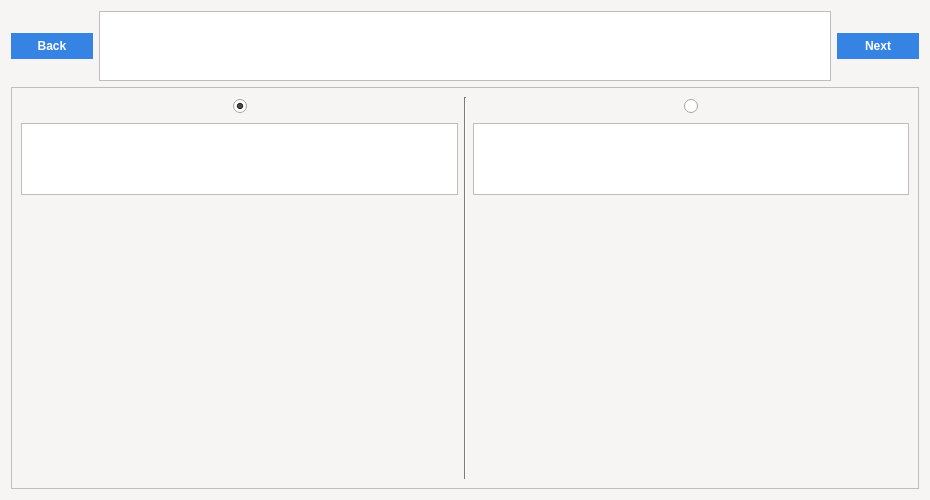
<?xml version="1.0" encoding="UTF-8"?>
<ui version="4.0">
 <class>Determinant</class>
 <widget class="QWidget" name="Determinant">
  <property name="geometry">
   <rect>
    <x>0</x>
    <y>0</y>
    <width>930</width>
    <height>500</height>
   </rect>
  </property>
  <property name="minimumSize">
   <size>
    <width>930</width>
    <height>500</height>
   </size>
  </property>
  <property name="palette">
   <palette>
    <active>
     <colorrole role="WindowText">
      <brush brushstyle="SolidPattern">
       <color alpha="255">
        <red>0</red>
        <green>0</green>
        <blue>0</blue>
       </color>
      </brush>
     </colorrole>
     <colorrole role="Button">
      <brush brushstyle="SolidPattern">
       <color alpha="255">
        <red>246</red>
        <green>245</green>
        <blue>244</blue>
       </color>
      </brush>
     </colorrole>
     <colorrole role="Light">
      <brush brushstyle="SolidPattern">
       <color alpha="255">
        <red>255</red>
        <green>255</green>
        <blue>255</blue>
       </color>
      </brush>
     </colorrole>
     <colorrole role="Midlight">
      <brush brushstyle="SolidPattern">
       <color alpha="255">
        <red>250</red>
        <green>250</green>
        <blue>249</blue>
       </color>
      </brush>
     </colorrole>
     <colorrole role="Dark">
      <brush brushstyle="SolidPattern">
       <color alpha="255">
        <red>123</red>
        <green>122</green>
        <blue>122</blue>
       </color>
      </brush>
     </colorrole>
     <colorrole role="Mid">
      <brush brushstyle="SolidPattern">
       <color alpha="255">
        <red>164</red>
        <green>163</green>
        <blue>163</blue>
       </color>
      </brush>
     </colorrole>
     <colorrole role="Text">
      <brush brushstyle="SolidPattern">
       <color alpha="255">
        <red>0</red>
        <green>0</green>
        <blue>0</blue>
       </color>
      </brush>
     </colorrole>
     <colorrole role="BrightText">
      <brush brushstyle="SolidPattern">
       <color alpha="255">
        <red>255</red>
        <green>255</green>
        <blue>255</blue>
       </color>
      </brush>
     </colorrole>
     <colorrole role="ButtonText">
      <brush brushstyle="SolidPattern">
       <color alpha="255">
        <red>0</red>
        <green>0</green>
        <blue>0</blue>
       </color>
      </brush>
     </colorrole>
     <colorrole role="Base">
      <brush brushstyle="SolidPattern">
       <color alpha="255">
        <red>255</red>
        <green>255</green>
        <blue>255</blue>
       </color>
      </brush>
     </colorrole>
     <colorrole role="Window">
      <brush brushstyle="SolidPattern">
       <color alpha="255">
        <red>246</red>
        <green>245</green>
        <blue>244</blue>
       </color>
      </brush>
     </colorrole>
     <colorrole role="Shadow">
      <brush brushstyle="SolidPattern">
       <color alpha="255">
        <red>0</red>
        <green>0</green>
        <blue>0</blue>
       </color>
      </brush>
     </colorrole>
     <colorrole role="AlternateBase">
      <brush brushstyle="SolidPattern">
       <color alpha="255">
        <red>250</red>
        <green>250</green>
        <blue>249</blue>
       </color>
      </brush>
     </colorrole>
     <colorrole role="ToolTipBase">
      <brush brushstyle="SolidPattern">
       <color alpha="255">
        <red>255</red>
        <green>255</green>
        <blue>220</blue>
       </color>
      </brush>
     </colorrole>
     <colorrole role="ToolTipText">
      <brush brushstyle="SolidPattern">
       <color alpha="255">
        <red>0</red>
        <green>0</green>
        <blue>0</blue>
       </color>
      </brush>
     </colorrole>
     <colorrole role="PlaceholderText">
      <brush brushstyle="SolidPattern">
       <color alpha="128">
        <red>0</red>
        <green>0</green>
        <blue>0</blue>
       </color>
      </brush>
     </colorrole>
    </active>
    <inactive>
     <colorrole role="WindowText">
      <brush brushstyle="SolidPattern">
       <color alpha="255">
        <red>0</red>
        <green>0</green>
        <blue>0</blue>
       </color>
      </brush>
     </colorrole>
     <colorrole role="Button">
      <brush brushstyle="SolidPattern">
       <color alpha="255">
        <red>246</red>
        <green>245</green>
        <blue>244</blue>
       </color>
      </brush>
     </colorrole>
     <colorrole role="Light">
      <brush brushstyle="SolidPattern">
       <color alpha="255">
        <red>255</red>
        <green>255</green>
        <blue>255</blue>
       </color>
      </brush>
     </colorrole>
     <colorrole role="Midlight">
      <brush brushstyle="SolidPattern">
       <color alpha="255">
        <red>250</red>
        <green>250</green>
        <blue>249</blue>
       </color>
      </brush>
     </colorrole>
     <colorrole role="Dark">
      <brush brushstyle="SolidPattern">
       <color alpha="255">
        <red>123</red>
        <green>122</green>
        <blue>122</blue>
       </color>
      </brush>
     </colorrole>
     <colorrole role="Mid">
      <brush brushstyle="SolidPattern">
       <color alpha="255">
        <red>164</red>
        <green>163</green>
        <blue>163</blue>
       </color>
      </brush>
     </colorrole>
     <colorrole role="Text">
      <brush brushstyle="SolidPattern">
       <color alpha="255">
        <red>0</red>
        <green>0</green>
        <blue>0</blue>
       </color>
      </brush>
     </colorrole>
     <colorrole role="BrightText">
      <brush brushstyle="SolidPattern">
       <color alpha="255">
        <red>255</red>
        <green>255</green>
        <blue>255</blue>
       </color>
      </brush>
     </colorrole>
     <colorrole role="ButtonText">
      <brush brushstyle="SolidPattern">
       <color alpha="255">
        <red>0</red>
        <green>0</green>
        <blue>0</blue>
       </color>
      </brush>
     </colorrole>
     <colorrole role="Base">
      <brush brushstyle="SolidPattern">
       <color alpha="255">
        <red>255</red>
        <green>255</green>
        <blue>255</blue>
       </color>
      </brush>
     </colorrole>
     <colorrole role="Window">
      <brush brushstyle="SolidPattern">
       <color alpha="255">
        <red>246</red>
        <green>245</green>
        <blue>244</blue>
       </color>
      </brush>
     </colorrole>
     <colorrole role="Shadow">
      <brush brushstyle="SolidPattern">
       <color alpha="255">
        <red>0</red>
        <green>0</green>
        <blue>0</blue>
       </color>
      </brush>
     </colorrole>
     <colorrole role="AlternateBase">
      <brush brushstyle="SolidPattern">
       <color alpha="255">
        <red>250</red>
        <green>250</green>
        <blue>249</blue>
       </color>
      </brush>
     </colorrole>
     <colorrole role="ToolTipBase">
      <brush brushstyle="SolidPattern">
       <color alpha="255">
        <red>255</red>
        <green>255</green>
        <blue>220</blue>
       </color>
      </brush>
     </colorrole>
     <colorrole role="ToolTipText">
      <brush brushstyle="SolidPattern">
       <color alpha="255">
        <red>0</red>
        <green>0</green>
        <blue>0</blue>
       </color>
      </brush>
     </colorrole>
     <colorrole role="PlaceholderText">
      <brush brushstyle="SolidPattern">
       <color alpha="128">
        <red>0</red>
        <green>0</green>
        <blue>0</blue>
       </color>
      </brush>
     </colorrole>
    </inactive>
    <disabled>
     <colorrole role="WindowText">
      <brush brushstyle="SolidPattern">
       <color alpha="255">
        <red>123</red>
        <green>122</green>
        <blue>122</blue>
       </color>
      </brush>
     </colorrole>
     <colorrole role="Button">
      <brush brushstyle="SolidPattern">
       <color alpha="255">
        <red>246</red>
        <green>245</green>
        <blue>244</blue>
       </color>
      </brush>
     </colorrole>
     <colorrole role="Light">
      <brush brushstyle="SolidPattern">
       <color alpha="255">
        <red>255</red>
        <green>255</green>
        <blue>255</blue>
       </color>
      </brush>
     </colorrole>
     <colorrole role="Midlight">
      <brush brushstyle="SolidPattern">
       <color alpha="255">
        <red>250</red>
        <green>250</green>
        <blue>249</blue>
       </color>
      </brush>
     </colorrole>
     <colorrole role="Dark">
      <brush brushstyle="SolidPattern">
       <color alpha="255">
        <red>123</red>
        <green>122</green>
        <blue>122</blue>
       </color>
      </brush>
     </colorrole>
     <colorrole role="Mid">
      <brush brushstyle="SolidPattern">
       <color alpha="255">
        <red>164</red>
        <green>163</green>
        <blue>163</blue>
       </color>
      </brush>
     </colorrole>
     <colorrole role="Text">
      <brush brushstyle="SolidPattern">
       <color alpha="255">
        <red>123</red>
        <green>122</green>
        <blue>122</blue>
       </color>
      </brush>
     </colorrole>
     <colorrole role="BrightText">
      <brush brushstyle="SolidPattern">
       <color alpha="255">
        <red>255</red>
        <green>255</green>
        <blue>255</blue>
       </color>
      </brush>
     </colorrole>
     <colorrole role="ButtonText">
      <brush brushstyle="SolidPattern">
       <color alpha="255">
        <red>123</red>
        <green>122</green>
        <blue>122</blue>
       </color>
      </brush>
     </colorrole>
     <colorrole role="Base">
      <brush brushstyle="SolidPattern">
       <color alpha="255">
        <red>246</red>
        <green>245</green>
        <blue>244</blue>
       </color>
      </brush>
     </colorrole>
     <colorrole role="Window">
      <brush brushstyle="SolidPattern">
       <color alpha="255">
        <red>246</red>
        <green>245</green>
        <blue>244</blue>
       </color>
      </brush>
     </colorrole>
     <colorrole role="Shadow">
      <brush brushstyle="SolidPattern">
       <color alpha="255">
        <red>0</red>
        <green>0</green>
        <blue>0</blue>
       </color>
      </brush>
     </colorrole>
     <colorrole role="AlternateBase">
      <brush brushstyle="SolidPattern">
       <color alpha="255">
        <red>246</red>
        <green>245</green>
        <blue>244</blue>
       </color>
      </brush>
     </colorrole>
     <colorrole role="ToolTipBase">
      <brush brushstyle="SolidPattern">
       <color alpha="255">
        <red>255</red>
        <green>255</green>
        <blue>220</blue>
       </color>
      </brush>
     </colorrole>
     <colorrole role="ToolTipText">
      <brush brushstyle="SolidPattern">
       <color alpha="255">
        <red>0</red>
        <green>0</green>
        <blue>0</blue>
       </color>
      </brush>
     </colorrole>
     <colorrole role="PlaceholderText">
      <brush brushstyle="SolidPattern">
       <color alpha="128">
        <red>0</red>
        <green>0</green>
        <blue>0</blue>
       </color>
      </brush>
     </colorrole>
    </disabled>
   </palette>
  </property>
  <property name="windowTitle">
   <string>Bionic</string>
  </property>
  <property name="windowIcon">
   <iconset resource="../res.qrc">
    <normaloff>:/img/img/b_logo.png</normaloff>:/img/img/b_logo.png</iconset>
  </property>
  <layout class="QVBoxLayout" name="verticalLayout">
   <item>
    <layout class="QHBoxLayout" name="horizontalLayout">
     <item>
      <widget class="QPushButton" name="back_button">
       <property name="font">
        <font>
         <weight>75</weight>
         <bold>true</bold>
        </font>
       </property>
       <property name="cursor">
        <cursorShape>PointingHandCursor</cursorShape>
       </property>
       <property name="styleSheet">
        <string notr="true">background-color: rgb(53, 132, 228);
color: rgb(255, 255, 255);
border-style: solid;
border-width: 2px;
border-radius: 15px;
border-color: rgb(53, 132, 228);
padding: 4px;
width: 70px;
</string>
       </property>
       <property name="text">
        <string>Back</string>
       </property>
      </widget>
     </item>
     <item>
      <widget class="QTextBrowser" name="text_field">
       <property name="sizePolicy">
        <sizepolicy hsizetype="Expanding" vsizetype="Maximum">
         <horstretch>0</horstretch>
         <verstretch>0</verstretch>
        </sizepolicy>
       </property>
       <property name="sizeAdjustPolicy">
        <enum>QAbstractScrollArea::AdjustIgnored</enum>
       </property>
      </widget>
     </item>
     <item>
      <widget class="QPushButton" name="next_button">
       <property name="font">
        <font>
         <weight>75</weight>
         <bold>true</bold>
        </font>
       </property>
       <property name="cursor">
        <cursorShape>PointingHandCursor</cursorShape>
       </property>
       <property name="styleSheet">
        <string notr="true">background-color: rgb(53, 132, 228);
color: rgb(255, 255, 255);
border-style: solid;
border-width: 2px;
border-radius: 15px;
border-color: rgb(53, 132, 228);
padding: 4px;
width: 70px;
</string>
       </property>
       <property name="text">
        <string>Next</string>
       </property>
      </widget>
     </item>
    </layout>
   </item>
   <item>
    <widget class="QScrollArea" name="scrollArea">
     <property name="sizePolicy">
      <sizepolicy hsizetype="MinimumExpanding" vsizetype="MinimumExpanding">
       <horstretch>0</horstretch>
       <verstretch>0</verstretch>
      </sizepolicy>
     </property>
     <property name="widgetResizable">
      <bool>true</bool>
     </property>
     <widget class="QWidget" name="scrollAreaWidgetContents">
      <property name="geometry">
       <rect>
        <x>0</x>
        <y>0</y>
        <width>914</width>
        <height>406</height>
       </rect>
      </property>
      <layout class="QHBoxLayout" name="horizontalLayout_2">
       <item>
        <layout class="QVBoxLayout" name="layout_a">
         <item>
          <layout class="QHBoxLayout" name="horizontalLayout_3">
           <item>
            <spacer name="horizontalSpacer">
             <property name="orientation">
              <enum>Qt::Horizontal</enum>
             </property>
             <property name="sizeHint" stdset="0">
              <size>
               <width>40</width>
               <height>20</height>
              </size>
             </property>
            </spacer>
           </item>
           <item>
            <widget class="QRadioButton" name="rb_a">
             <property name="sizePolicy">
              <sizepolicy hsizetype="Maximum" vsizetype="Fixed">
               <horstretch>0</horstretch>
               <verstretch>0</verstretch>
              </sizepolicy>
             </property>
             <property name="text">
              <string/>
             </property>
             <property name="checked">
              <bool>true</bool>
             </property>
            </widget>
           </item>
           <item>
            <spacer name="horizontalSpacer_2">
             <property name="orientation">
              <enum>Qt::Horizontal</enum>
             </property>
             <property name="sizeHint" stdset="0">
              <size>
               <width>40</width>
               <height>20</height>
              </size>
             </property>
            </spacer>
           </item>
          </layout>
         </item>
         <item>
          <widget class="QTextBrowser" name="caption_a">
           <property name="sizePolicy">
            <sizepolicy hsizetype="Expanding" vsizetype="Maximum">
             <horstretch>0</horstretch>
             <verstretch>0</verstretch>
            </sizepolicy>
           </property>
           <property name="sizeAdjustPolicy">
            <enum>QAbstractScrollArea::AdjustToContents</enum>
           </property>
          </widget>
         </item>
         <item>
          <widget class="QLabel" name="pic_a">
           <property name="sizePolicy">
            <sizepolicy hsizetype="Minimum" vsizetype="MinimumExpanding">
             <horstretch>0</horstretch>
             <verstretch>0</verstretch>
            </sizepolicy>
           </property>
           <property name="text">
            <string/>
           </property>
           <property name="scaledContents">
            <bool>false</bool>
           </property>
           <property name="alignment">
            <set>Qt::AlignCenter</set>
           </property>
          </widget>
         </item>
        </layout>
       </item>
       <item>
        <widget class="Line" name="line">
         <property name="orientation">
          <enum>Qt::Vertical</enum>
         </property>
        </widget>
       </item>
       <item>
        <layout class="QVBoxLayout" name="layout_b">
         <item>
          <layout class="QHBoxLayout" name="horizontalLayout_4">
           <item>
            <spacer name="horizontalSpacer_3">
             <property name="orientation">
              <enum>Qt::Horizontal</enum>
             </property>
             <property name="sizeHint" stdset="0">
              <size>
               <width>40</width>
               <height>20</height>
              </size>
             </property>
            </spacer>
           </item>
           <item>
            <widget class="QRadioButton" name="rb_b">
             <property name="sizePolicy">
              <sizepolicy hsizetype="Maximum" vsizetype="Fixed">
               <horstretch>0</horstretch>
               <verstretch>0</verstretch>
              </sizepolicy>
             </property>
             <property name="text">
              <string/>
             </property>
            </widget>
           </item>
           <item>
            <spacer name="horizontalSpacer_4">
             <property name="orientation">
              <enum>Qt::Horizontal</enum>
             </property>
             <property name="sizeHint" stdset="0">
              <size>
               <width>40</width>
               <height>20</height>
              </size>
             </property>
            </spacer>
           </item>
          </layout>
         </item>
         <item>
          <widget class="QTextBrowser" name="caption_b">
           <property name="sizePolicy">
            <sizepolicy hsizetype="Expanding" vsizetype="Maximum">
             <horstretch>0</horstretch>
             <verstretch>0</verstretch>
            </sizepolicy>
           </property>
           <property name="sizeAdjustPolicy">
            <enum>QAbstractScrollArea::AdjustToContents</enum>
           </property>
          </widget>
         </item>
         <item>
          <widget class="QLabel" name="pic_b">
           <property name="sizePolicy">
            <sizepolicy hsizetype="Minimum" vsizetype="MinimumExpanding">
             <horstretch>0</horstretch>
             <verstretch>0</verstretch>
            </sizepolicy>
           </property>
           <property name="text">
            <string/>
           </property>
           <property name="scaledContents">
            <bool>false</bool>
           </property>
           <property name="alignment">
            <set>Qt::AlignCenter</set>
           </property>
          </widget>
         </item>
        </layout>
       </item>
      </layout>
     </widget>
    </widget>
   </item>
  </layout>
 </widget>
 <resources>
  <include location="../res.qrc"/>
 </resources>
 <connections/>
</ui>
